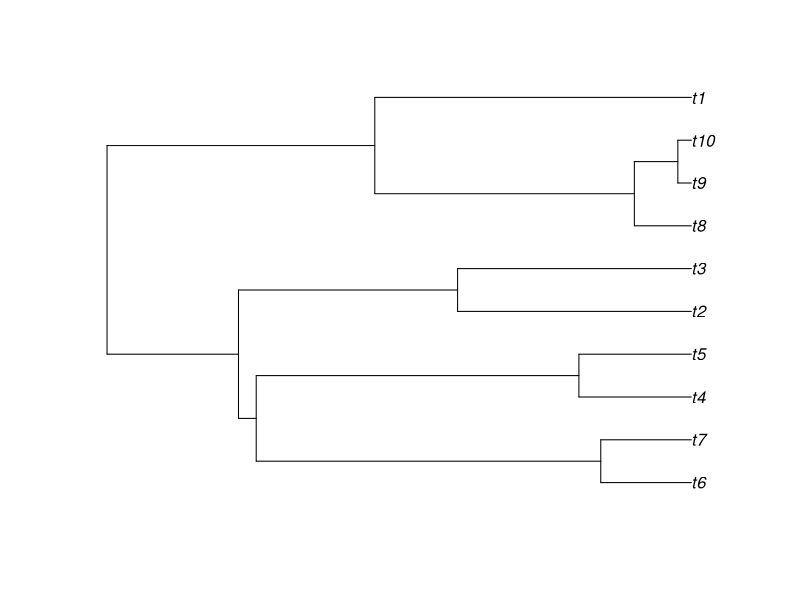

Recreate this plot in R. (Note: this script raises an error after producing the figure.)

# Loading in packages
library(ape)
library(phytools)
# Creating a phylo object
tree <- pbtree(n= 10, scale=1)
plot(tree)

# Generaring sample data for both 'importance' and 'data'
imp.vals <- sample( c(0,1), size= length(tree$tip.label),
                    replace= T,prob=c(.8,.2))

data.vals <- sample( c(0,1), size= length(tree$tip.label),
                     replace= T,prob=c(.8,.2))
# Combining the synthesized values into a single data frame. 
df <- data.frame(imp.vals, data.vals)

SeqDef(tree, df, data.col = 1, invert = T, scale = T )
                    
